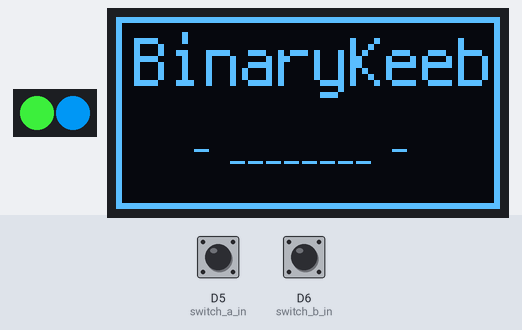
A program run on a simulated CircuitPython board. Parts: 2 RGB LEDs in strip order, left to right, 128×64 one-colour display. The test bench sets the inputs (shaded band); at power-on: D5 (switch_a_in) HIGH, D6 (switch_b_in) HIGH. USB keyboard and mouse output is not drawn.

Above: at 3.1 s.
3.2 s: D5 (switch_a_in) pulled LOW for 0.15 s
At 4.5 s:
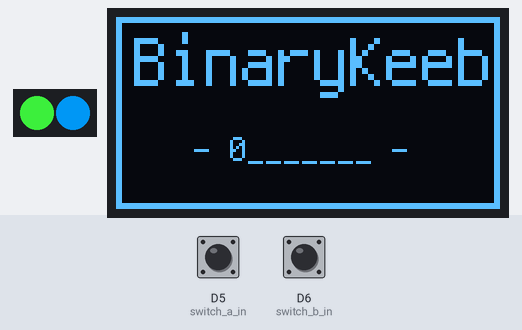
4.8 s: D6 (switch_b_in) pulled LOW for 0.15 s
At 5.7 s:
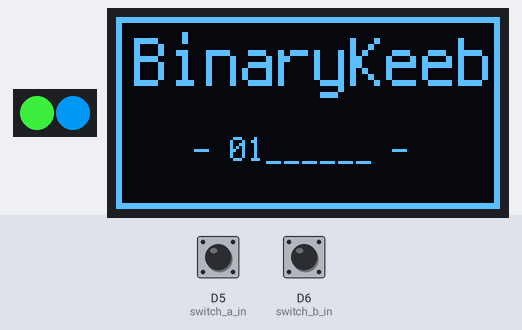
6.4 s: D5 (switch_a_in) pulled LOW for 1 s
At 8.1 s:
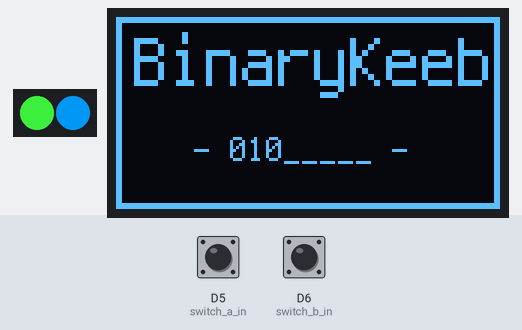
8.9 s: D6 (switch_b_in) pulled LOW for 1 s
At 11.1 s:
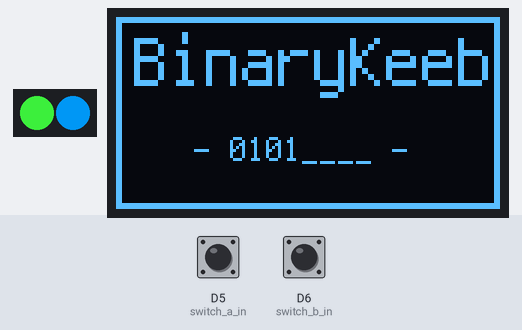
11.4 s: D5 (switch_a_in) pulled LOW for 0.15 s
At 11.9 s:
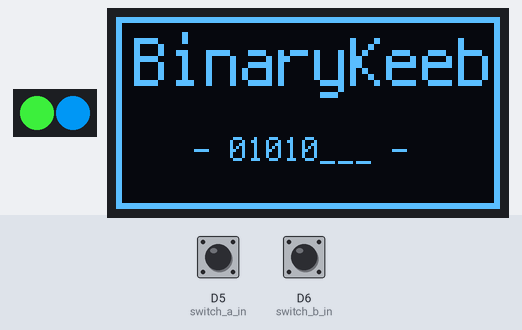
13.0 s: D6 (switch_b_in) pulled LOW for 0.15 s
At 14.3 s:
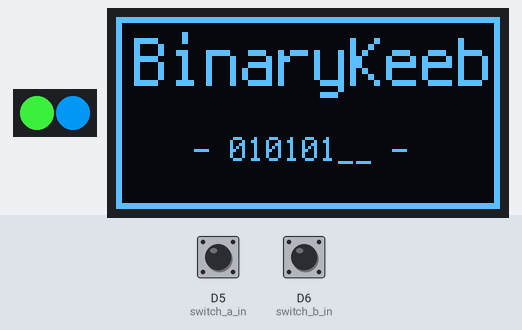
Timing chart, 0 to 15.6 s (numbered marks = the images above; inputs shaded):
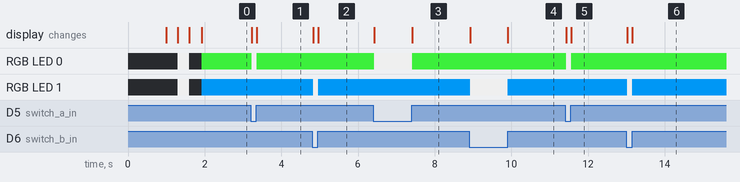

Measured:
- after the input at 3.2 s, RGB LED 0: RGB(51, 204, 51) → RGB(204, 204, 204) at once, → RGB(51, 204, 51) 0.13 s later; the display: first changes at once (image 1 shows a later state)
- after the input at 4.8 s, RGB LED 1: RGB(0, 136, 221) → RGB(204, 204, 204) at once, → RGB(0, 136, 221) 0.13 s later; the display: first changes at once (image 2 shows a later state)
- after the input at 6.4 s, RGB LED 0: RGB(51, 204, 51) → RGB(204, 204, 204) at once, → RGB(51, 204, 51) 0.98 s later; the display: first changes at once (image 3 shows a later state)
- after the input at 8.9 s, RGB LED 1: RGB(0, 136, 221) → RGB(204, 204, 204) at once, → RGB(0, 136, 221) 0.98 s later; the display: first changes at once (image 4 shows a later state)
- after the input at 11.4 s, RGB LED 0: RGB(51, 204, 51) → RGB(204, 204, 204) at once, → RGB(51, 204, 51) 0.13 s later; the display: first changes at once (image 5 shows a later state)
- after the input at 13.0 s, RGB LED 1: RGB(0, 136, 221) → RGB(204, 204, 204) at once, → RGB(0, 136, 221) 0.13 s later; the display: first changes at once (image 6 shows a later state)

The program:

code.py
```python
import time
import board
import displayio
from digitalio import DigitalInOut, Pull
from adafruit_debouncer import Debouncer
import neopixel
import usb_hid
from adafruit_hid.keyboard import Keyboard
from adafruit_hid.keyboard_layout_us import KeyboardLayoutUS
from adafruit_hid.keycode import Keycode

# Compatibility with both CircuitPython 8.x.x and 9.x.x.
# Remove after 8.x.x is no longer a supported release.
try:
    from i2cdisplaybus import I2CDisplayBus
except ImportError:
    from displayio import I2CDisplay as I2CDisplayBus

import terminalio

# can try import bitmap_label below for alternative
from adafruit_display_text import label
import adafruit_displayio_sh1107

displayio.release_displays()
# oled_reset = board.D9

# Use for I2C
i2c = board.I2C()  # uses board.SCL and board.SDA
# i2c = board.STEMMA_I2C()  # For using the built-in STEMMA QT connector on a microcontroller
display_bus = I2CDisplayBus(i2c, device_address=0x3C)

# SH1107 is vertically oriented 64x128
WIDTH = 128
HEIGHT = 64
BORDER = 2

display = adafruit_displayio_sh1107.SH1107(
    display_bus, width=WIDTH, height=HEIGHT, rotation=0
)

time.sleep(1)

# ----- Keypad setup ----- #
switch_a_in = DigitalInOut(board.D5)
switch_b_in = DigitalInOut(board.D6)
switch_a_in.pull = Pull.UP
switch_b_in.pull = Pull.UP
switch_a = Debouncer(switch_a_in)
switch_b = Debouncer(switch_b_in)
switch_a_pressed = False
switch_b_pressed = False

# ----- Key colour setup ----- #
DLIME = 0x33CC33
CYAN = 0x0088DD
WHITE = 0xCCCCCC
BLACK = 0x000000

# Set neopixel colours
pixel_pin = board.D9
pixels = neopixel.NeoPixel(pixel_pin, 2, brightness=1.0)
pixels.fill(BLACK)
time.sleep(0.3)
pixels.fill(WHITE)
time.sleep(0.3)
pixels.fill(BLACK)
time.sleep(0.3)
pixels[0] = DLIME
pixels[1] = CYAN

# ----- Keyboard setup ----- #
keyboard = Keyboard(usb_hid.devices)
keyboard_layout = KeyboardLayoutUS(keyboard)  # We're in the US :)

# Make the display context
splash = displayio.Group()
display.root_group = splash

color_bitmap = displayio.Bitmap(WIDTH, HEIGHT, 1)
color_palette = displayio.Palette(1)
color_palette[0] = 0xFFFFFF  # White

bg_sprite = displayio.TileGrid(color_bitmap, pixel_shader=color_palette, x=0, y=0)
splash.append(bg_sprite)

# Draw a smaller inner rectangle in black
inner_bitmap = displayio.Bitmap(WIDTH - BORDER * 2, HEIGHT - BORDER * 2, 1)
inner_palette = displayio.Palette(1)
inner_palette[0] = 0x000000  # Black
inner_sprite = displayio.TileGrid(
    inner_bitmap, pixel_shader=inner_palette, x=BORDER, y=BORDER
)
splash.append(inner_sprite)

# Draw some label text
text = "BinaryKeeb"
text_area = label.Label(
    terminalio.FONT, text=text, scale=2, color=0xFFFFFF, x=6, y=15
)
splash.append(text_area)

text2 = " - ________ - "
text_area2 = label.Label(
    terminalio.FONT, text=text2, scale=1, color=0xFFFFFF, x=20, y=44
)
splash.append(text_area2)


# ----- Binary setup ----- #
bin_str = ""


# ----- Setting up Binary String Display ----- #

def get_bin():
    res = " - "
    res += bin_str
    for i in range(0, 8-len(bin_str)):
        res += "_"
    res += " - "
    return res

tempy = ""

while True:

    switch_a.update()  # Debouncer checks for changes in switch state
    switch_b.update()

    if switch_a.fell and not switch_a_pressed:
        switch_a_pressed = True
        bin_str += "0"
        pixels[0] = WHITE
        tempy = get_bin()
        text_area2.text = tempy.format(time.monotonic())
    if switch_a.rose:
        switch_a_pressed = False
        pixels[0] = DLIME

    if switch_b.fell and not switch_b_pressed:
        switch_b_pressed = True
        bin_str += "1"
        pixels[1] = WHITE
        tempy = get_bin()
        text_area2.text = tempy.format(time.monotonic())
    if switch_b.rose:
        switch_b_pressed = False
        pixels[1] = CYAN

    if len(bin_str) == 8 :
        if (int(bin_str,2) < 41 or int(bin_str,2) > 127) and int(bin_str,2) != 8 and int(bin_str,2) != 27:
            text_area2.text = str("Invalid binary").format(time.monotonic())
        else:
            keyboard_layout.write(chr(int(bin_str, 2)))

            if bin_str == "00001000":
                text_area2.text = str("   BACKSPACE").format(time.monotonic())
            elif bin_str == "00001001":
                text_area2.text = str("     TAB").format(time.monotonic())
            elif bin_str == "00001010":
                text_area2.text = str("    ENTER").format(time.monotonic())
            elif bin_str == "00011011":
                text_area2.text = str("    ESCAPE").format(time.monotonic())
            elif bin_str == "01111111":
                text_area2.text = str("    DELETE").format(time.monotonic())
            else:
                text_area2.text = str("       " + chr(int(bin_str, 2))).format(time.monotonic())
        bin_str = ""
```
